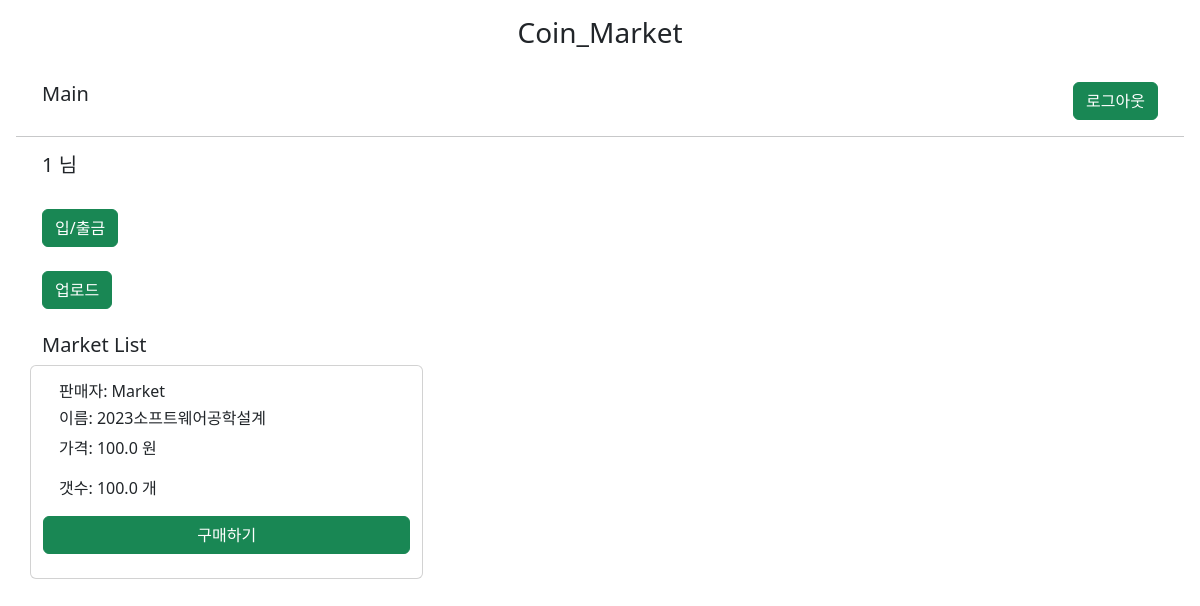
/ (signed in), run on an earlier commit of the app's database.
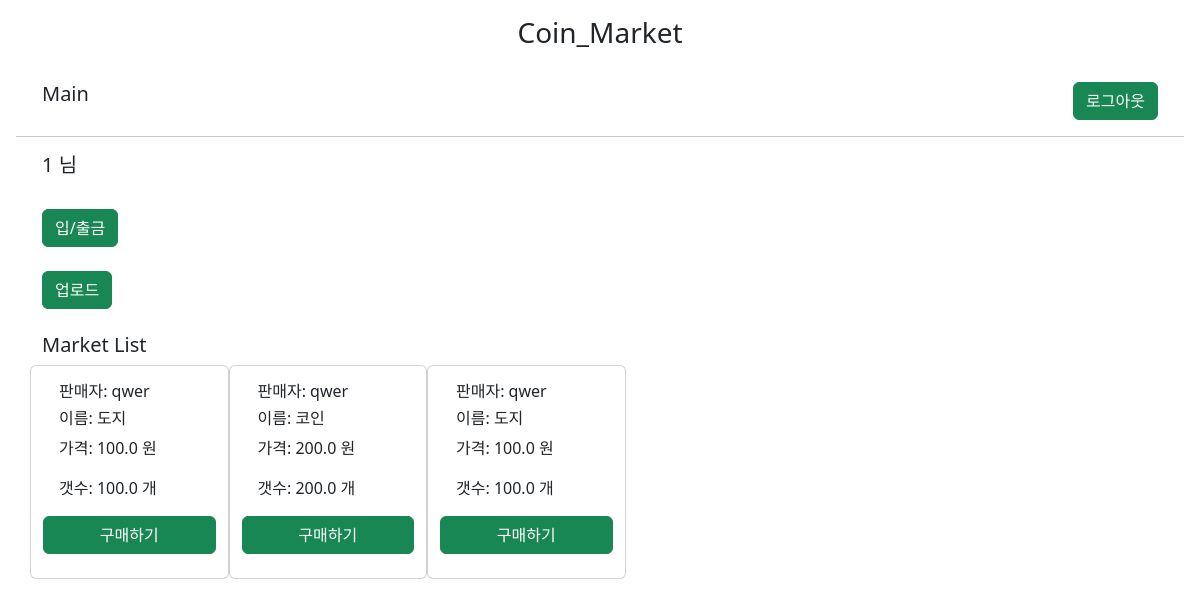
And on a later commit of the database.
### server.py (models this page shows, shortened)
class Market_Class(db.Model):
    id = db.Column(db.Integer, primary_key=True, unique=True, autoincrement=True)
    m_name = db.Column(db.String(50))
    m_price = db.Column(db.Float)
    m_coin = db.Column(db.Float)
    m_seller = db.Column(db.String(50))

### server.py (the view)
@app.route("/", methods=["GET", "POST"])
def main():
    if request.method == "POST":
        return redirect(url_for("search", word=request.form["search"]))
    else:
        if "username" in session:
            username = session["username"]
            product_query = Market_Class.query.all()
            user_query = User_Class.query.filter_by(u_id=username).all()
            return render_template(
                "main2.html",
                username=username,
                product_query=product_query,
                user_query=user_query,
            )
        else:
            product_query = Market_Class.query.all()
            return render_template("main.html", product_query=product_query)

### server.py (called while the page is built)
@app.before_request
def perform_initial_setup():
    with app.app_context():
        if not Market_Class.query.first():
            name = "2023소프트웨어공학설계"
            seller = "Market"
            price = 100
            many = 100
            model = Market_Class(name=name, price=price, many=many, seller=seller)
            db.session.add(model)
            db.session.commit()
        if not User_Class.query.first():
            id = "Market"
            pw = "asdfzcvx"
            nm = "시장"
            cash = 0
            coin = 0
            mode1 = User_Class(id=id, pw=pw, nm=nm, cash=cash, coin=coin)
            db.session.add(mode1)
            db.session.commit()

### templates/main2.html (shortened to what this page needs)
<!DOCTYPE html>
<html lang="en">
  <head>
    <link
      href="https://cdn.jsdelivr.net/npm/bootstrap@5.2.3/dist/css/bootstrap.min.css"
      rel="stylesheet"
    />
  </head>
  <body>
    <div class="m-3">
      <h3 class="text-center" onclick="location.href='/'">Coin_Market</h3>
      <div class="container">
        <div class="col">
          <h5 class="mt-4">Main</h5>
        </div>
        <div class="col" align="right">
          <br />
          <button
            type="button"
            href="{{ url_for('logout') }}"
            class="btn btn-success"
            onclick="location.href='/logout'"
          >
            로그아웃
          </button>
        </div>
      </div>
      <hr />
    </div>
    <div class="d-block">
      <div class="container">
        <div class="row">
          <div class="col">
            <h5>{{username}} 님</h5>
            <br />
          </div>
          <div class="col-9">
          </div>
          <div class="row">
            <div class="col">
              <button
                type="button"
                class="btn btn-success"
                onclick="location.href='/update_cash_input'"
              >
                입/출금
              </button>
            </div>
          </div>
          <div class="row">
            <div class="col">
              <br />
              <button
                type="button"
                class="btn btn-success"
                onclick="location.href='/upload'"
              >
                업로드
              </button>
            </div>
          </div>
        </div>
      </div>
      <div class="container">
        <div class="row mt-4">
          <h5>Market List</h5>
          {% for st in product_query %}
          <div class="card col">
            <div class="card-body">
              <h6 class="card-title">판매자: {{ st.m_seller }}</h6>
              <h6 class="card-title">이름: {{ st.m_name }}</h6>
              <p class="card-text">가격: {{ st.m_price }} 원</p>
              <p class="card-text">갯수: {{ st.m_coin }} 개</p>
            </div>
            <a
              class="btn btn-success"
              href="{{ url_for('purchase', m_name = st.m_name, m_seller = st.m_seller) }}"
              >구매하기</a
            >
            <br />
          </div>
          {% endfor %}
        </div>
      </div>
    </div>
  </body>
</html>

What changed in the data, as far as the page shows it:
removed Market_Class: m_seller "Market", m_name "2023소프트웨어공학설계", m_price "100.0", m_coin "100.0"
added Market_Class: m_seller "qwer", m_name "도지", m_price "100.0", m_coin "100.0"
added Market_Class: m_seller "qwer", m_name "코인", m_price "200.0", m_coin "200.0"
added Market_Class: m_seller "qwer", m_name "도지", m_price "100.0", m_coin "100.0"
